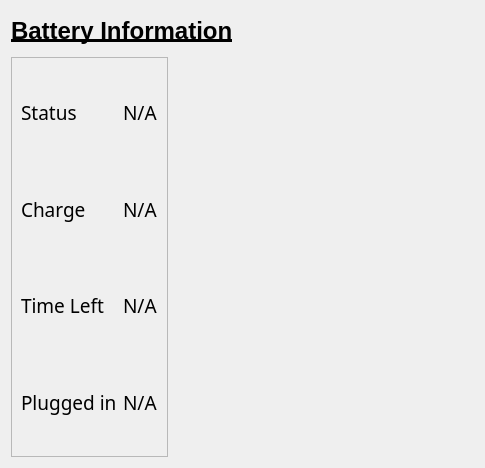
            <widget class="QWidget" name="battery">
             <layout class="QGridLayout" name="gridLayout_10">
              <item row="1" column="0" alignment="Qt::AlignTop">
               <widget class="QFrame" name="frame_2">
                <property name="sizePolicy">
                 <sizepolicy hsizetype="Preferred" vsizetype="Expanding">
                  <horstretch>0</horstretch>
                  <verstretch>0</verstretch>
                 </sizepolicy>
                </property>
                <property name="minimumSize">
                 <size>
                  <width>0</width>
                  <height>400</height>
                 </size>
                </property>
                <property name="frameShape">
                 <enum>QFrame::StyledPanel</enum>
                </property>
                <property name="frameShadow">
                 <enum>QFrame::Raised</enum>
                </property>
                <layout class="QGridLayout" name="gridLayout_4">
                 <item row="2" column="1">
                  <widget class="QLabel" name="battery_time_left">
                   <property name="font">
                    <font>
                     <family>Arial Rounded MT Bold</family>
                     <pointsize>14</pointsize>
                    </font>
                   </property>
                   <property name="text">
                    <string>N/A</string>
                   </property>
                  </widget>
                 </item>
                 <item row="0" column="1">
                  <widget class="QLabel" name="battery_status">
                   <property name="font">
                    <font>
                     <family>Arial Rounded MT Bold</family>
                     <pointsize>14</pointsize>
                    </font>
                   </property>
                   <property name="text">
                    <string>N/A</string>
                   </property>
                  </widget>
                 </item>
                 <item row="1" column="1">
                  <widget class="QLabel" name="battery_charge">
                   <property name="font">
                    <font>
                     <family>Arial Rounded MT Bold</family>
                     <pointsize>14</pointsize>
                    </font>
                   </property>
                   <property name="text">
                    <string>N/A</string>
                   </property>
                  </widget>
                 </item>
                 <item row="0" column="0">
                  <widget class="QLabel" name="label_29">
                   <property name="font">
                    <font>
                     <family>Arial Rounded MT Bold</family>
                     <pointsize>14</pointsize>
                    </font>
                   </property>
                   <property name="text">
                    <string>Status</string>
                   </property>
                  </widget>
                 </item>
                 <item row="3" column="0">
                  <widget class="QLabel" name="label_32">
                   <property name="font">
                    <font>
                     <family>Arial Rounded MT Bold</family>
                     <pointsize>14</pointsize>
                    </font>
                   </property>
                   <property name="text">
                    <string>Plugged in</string>
                   </property>
                  </widget>
                 </item>
                 <item row="1" column="0">
                  <widget class="QLabel" name="label_30">
                   <property name="font">
                    <font>
                     <family>Arial Rounded MT Bold</family>
                     <pointsize>14</pointsize>
                    </font>
                   </property>
                   <property name="text">
                    <string>Charge</string>
                   </property>
                  </widget>
                 </item>
                 <item row="3" column="1">
                  <widget class="QLabel" name="battery_plugged">
                   <property name="font">
                    <font>
                     <family>Arial Rounded MT Bold</family>
                     <pointsize>14</pointsize>
                    </font>
                   </property>
                   <property name="text">
                    <string>N/A</string>
                   </property>
                  </widget>
                 </item>
                 <item row="2" column="0">
                  <widget class="QLabel" name="label_31">
                   <property name="font">
                    <font>
                     <family>Arial Rounded MT Bold</family>
                     <pointsize>14</pointsize>
                    </font>
                   </property>
                   <property name="text">
                    <string>Time Left</string>
                   </property>
                  </widget>
                 </item>
                </layout>
               </widget>
              </item>
              <item row="1" column="1">
               <widget class="roundProgressBar" name="battery_usage" native="true">
                <property name="minimumSize">
                 <size>
                  <width>300</width>
                  <height>300</height>
                 </size>
                </property>
                <property name="maximumSize">
                 <size>
                  <width>400</width>
                  <height>400</height>
                 </size>
                </property>
               </widget>
              </item>
              <item row="0" column="0" colspan="2">
               <widget class="QLabel" name="label_28">
                <property name="minimumSize">
                 <size>
                  <width>0</width>
                  <height>40</height>
                 </size>
                </property>
                <property name="font">
                 <font>
                  <pointsize>18</pointsize>
                  <weight>75</weight>
                  <bold>true</bold>
                  <underline>true</underline>
                 </font>
                </property>
                <property name="text">
                 <string>Battery Information</string>
                </property>
               </widget>
              </item>
             </layout>
            </widget>
